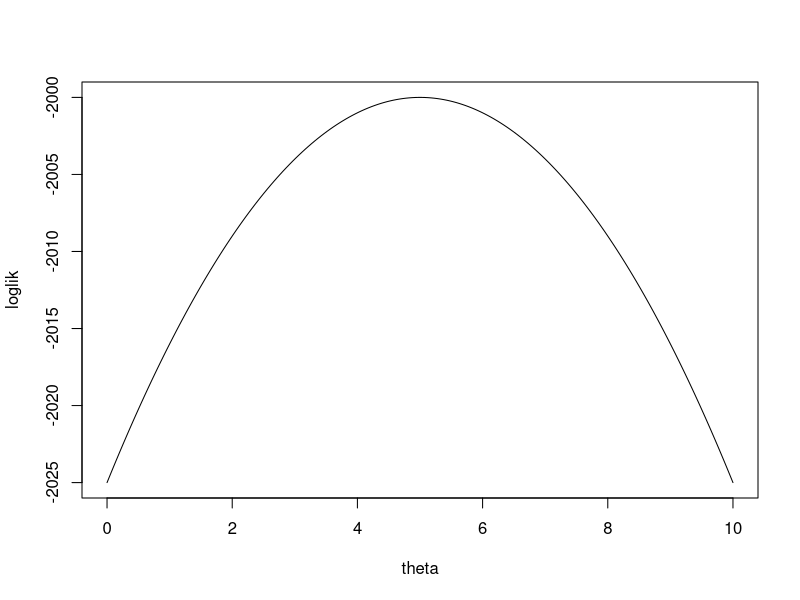

The R script that drew this image:
## ---- chunk 1
theta <- seq(from=0,to=10,length=200)
loglik <- -2000-(theta-5)^2
plot(theta,loglik,ty="l")
